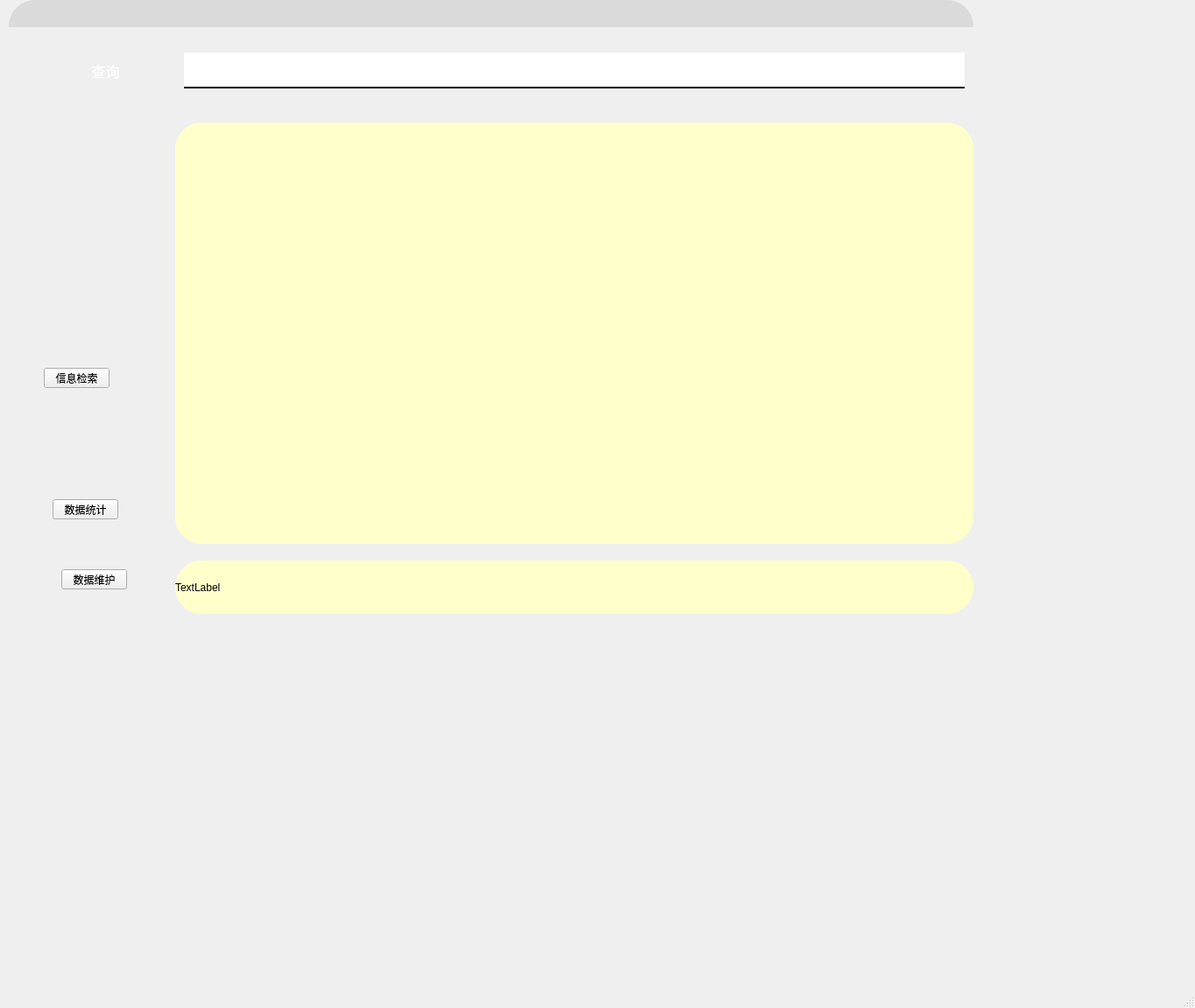
<?xml version="1.0" encoding="UTF-8"?>
<ui version="4.0">
 <class>MainWindow</class>
 <widget class="QMainWindow" name="MainWindow">
  <property name="geometry">
   <rect>
    <x>0</x>
    <y>0</y>
    <width>1364</width>
    <height>1151</height>
   </rect>
  </property>
  <property name="windowTitle">
   <string>MainWindow</string>
  </property>
  <widget class="QWidget" name="centralwidget">
   <widget class="QPushButton" name="pushButton">
    <property name="geometry">
     <rect>
      <x>50</x>
      <y>420</y>
      <width>75</width>
      <height>23</height>
     </rect>
    </property>
    <property name="text">
     <string>信息检索</string>
    </property>
   </widget>
   <widget class="QPushButton" name="pushButton_2">
    <property name="geometry">
     <rect>
      <x>60</x>
      <y>570</y>
      <width>75</width>
      <height>23</height>
     </rect>
    </property>
    <property name="text">
     <string>数据统计</string>
    </property>
   </widget>
   <widget class="QPushButton" name="pushButton_3">
    <property name="geometry">
     <rect>
      <x>70</x>
      <y>650</y>
      <width>75</width>
      <height>23</height>
     </rect>
    </property>
    <property name="text">
     <string>数据维护</string>
    </property>
   </widget>
   <widget class="QLabel" name="label_8">
    <property name="geometry">
     <rect>
      <x>10</x>
      <y>0</y>
      <width>1101</width>
      <height>31</height>
     </rect>
    </property>
    <property name="styleSheet">
     <string notr="true">background:rgb(218,218,218);
border-top-left-radius:30px;
border-top-right-radius:30px;</string>
    </property>
    <property name="text">
     <string/>
    </property>
   </widget>
   <widget class="QPushButton" name="pushButton_6">
    <property name="geometry">
     <rect>
      <x>70</x>
      <y>60</y>
      <width>101</width>
      <height>41</height>
     </rect>
    </property>
    <property name="font">
     <font>
      <family>幼圆</family>
      <pointsize>12</pointsize>
     </font>
    </property>
    <property name="styleSheet">
     <string notr="true">QPushButton{
	background-color:qlineargradient(spread:pad, x1:0, y1:0, 		x2:1, y2:1, stop:0 #663300, stop:1 #333333);
	color:#fff;
	border-radius:5px;
	border:none;
}
QPushButton:pressed{
	padding-top:15px;
	padding-left:15px;
}

</string>
    </property>
    <property name="text">
     <string>查询</string>
    </property>
   </widget>
   <widget class="QLineEdit" name="lineEdit_4">
    <property name="geometry">
     <rect>
      <x>210</x>
      <y>60</y>
      <width>891</width>
      <height>41</height>
     </rect>
    </property>
    <property name="styleSheet">
     <string notr="true">border:none;
border-bottom:2px solid #000;
</string>
    </property>
   </widget>
   <widget class="QListView" name="listView">
    <property name="geometry">
     <rect>
      <x>200</x>
      <y>140</y>
      <width>911</width>
      <height>481</height>
     </rect>
    </property>
    <property name="styleSheet">
     <string notr="true">background-color:#FFFFCC;
border-top-right-radius:30px;
border-bottom-right-radius:30px;
border-top-left-radius:30px;
border-bottom-left-radius:30px;</string>
    </property>
   </widget>
   <widget class="QLabel" name="label">
    <property name="geometry">
     <rect>
      <x>200</x>
      <y>640</y>
      <width>911</width>
      <height>61</height>
     </rect>
    </property>
    <property name="styleSheet">
     <string notr="true">background-color:#FFFFCC;
border-top-right-radius:30px;
border-bottom-right-radius:30px;
border-top-left-radius:30px;
border-bottom-left-radius:30px;</string>
    </property>
    <property name="text">
     <string>TextLabel</string>
    </property>
   </widget>
  </widget>
  <widget class="QMenuBar" name="menubar">
   <property name="geometry">
    <rect>
     <x>0</x>
     <y>0</y>
     <width>1364</width>
     <height>22</height>
    </rect>
   </property>
  </widget>
  <widget class="QStatusBar" name="statusbar"/>
 </widget>
 <resources/>
 <connections/>
</ui>
